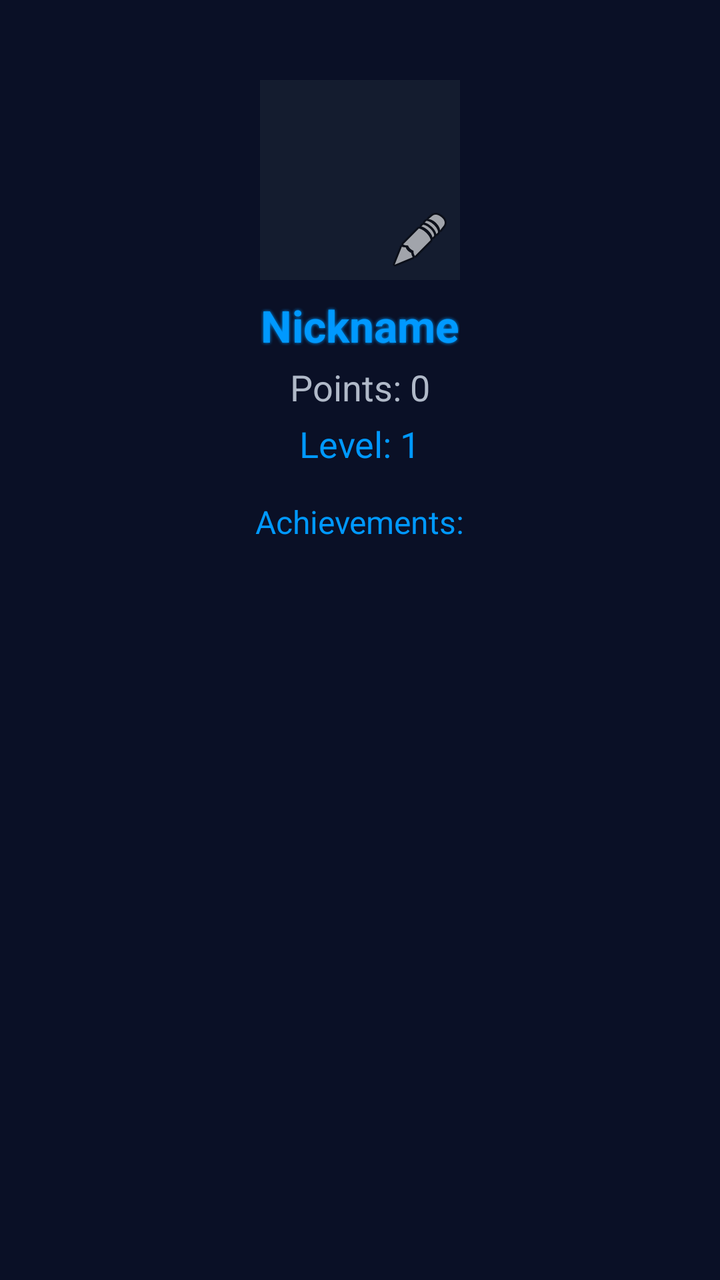
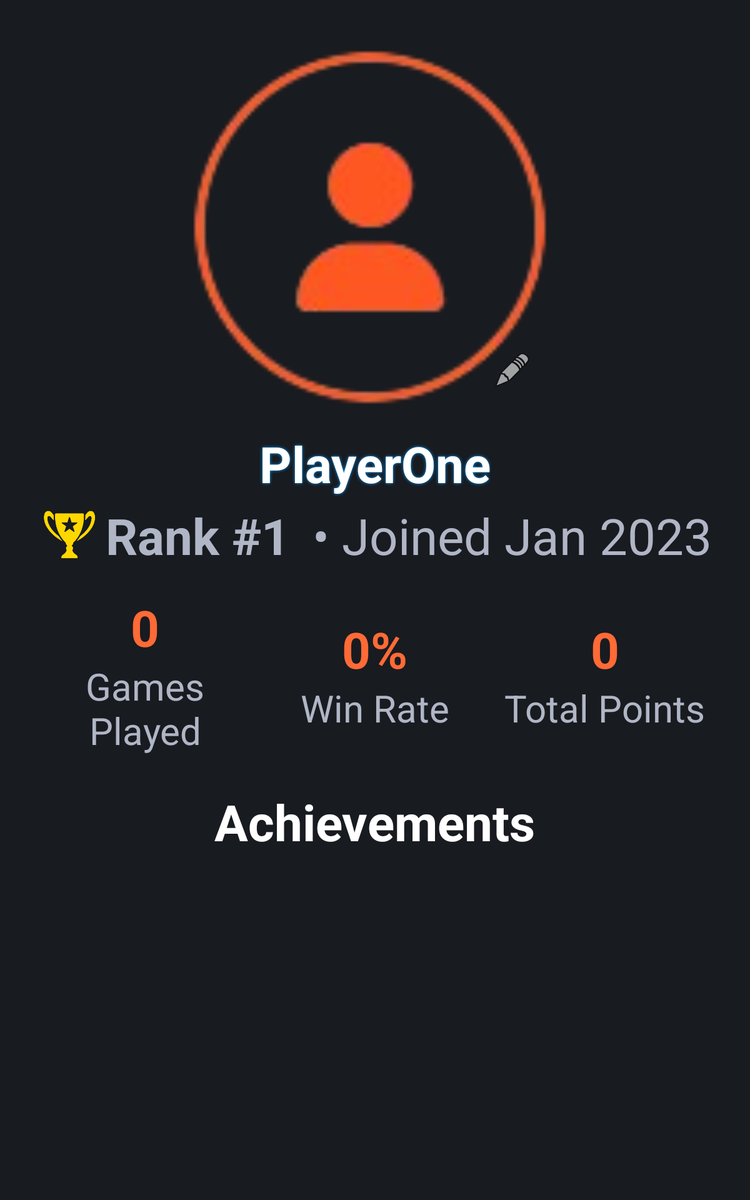

One screen, two layout resources from the same app: the default and the repository's alternative for another configuration. Each is rendered where Android would select it; the XML of both is given below.
<!-- AndroidManifest.xml: application theme Theme.GameArena -->
<!-- res/layout/fragment_profile.xml -->
<?xml version="1.0" encoding="utf-8"?>
<ScrollView xmlns:android="http://schemas.android.com/apk/res/android"
    android:layout_width="match_parent"
    android:layout_height="match_parent"
    android:padding="24dp"
    android:background="@color/ga_bg_dark">

    <LinearLayout
        android:layout_width="match_parent"
        android:layout_height="wrap_content"
        android:orientation="vertical"
        android:gravity="center_horizontal">

        
        <FrameLayout
            android:id="@+id/avatarFrame"
            android:layout_width="100dp"
            android:layout_height="100dp"
            android:layout_marginTop="16dp">
            <ImageView
                android:id="@+id/avatarImage"
                android:layout_width="match_parent"
                android:layout_height="match_parent"
                android:src="@android:drawable/sym_def_app_icon"
                android:background="@color/ga_card_bg"
                android:scaleType="centerCrop"
                android:contentDescription="Avatar" />
            <ImageButton
                android:id="@+id/editAvatarBtn"
                android:layout_width="32dp"
                android:layout_height="32dp"
                android:layout_gravity="bottom|end"
                android:layout_margin="4dp"
                android:background="@android:color/transparent"
                android:src="@android:drawable/ic_menu_edit"
                android:contentDescription="Edit Avatar" />
        </FrameLayout>
        <TextView
            android:id="@+id/nicknameText"
            android:layout_width="wrap_content"
            android:layout_height="wrap_content"
            android:text="Nickname"
            android:textStyle="bold"
            android:textSize="22sp"
            android:textColor="@color/ga_neon_blue"
            android:layout_marginTop="8dp"
            style="@style/GameArenaHeading" />

        <TextView
            android:id="@+id/pointsText"
            android:layout_width="wrap_content"
            android:layout_height="wrap_content"
            android:text="Points: 0"
            android:textSize="18sp"
            android:textColor="@color/ga_text_secondary"
            android:layout_marginTop="4dp" />

        <TextView
            android:id="@+id/levelText"
            android:layout_width="wrap_content"
            android:layout_height="wrap_content"
            android:text="Level: 1"
            android:textSize="18sp"
            android:textColor="@color/ga_neon_blue"
            android:layout_marginTop="4dp" />

        <TextView
            android:id="@+id/achievementsText"
            android:layout_width="wrap_content"
            android:layout_height="wrap_content"
            android:text="Achievements:"
            android:textSize="16sp"
            android:layout_marginTop="16dp"
            android:textColor="@color/ga_neon_blue" />

    </LinearLayout>
</ScrollView>
<!-- resources referenced by this layout -->
<resources>
  <color name="ga_bg_dark">#0a1026</color>
  <color name="ga_card_bg">#141c2f</color>
  <color name="ga_neon_blue">#0099ff</color>
  <color name="ga_text_secondary">#B0B9C8</color>
  <style name="GameArenaHeading" parent="TextAppearance.AppCompat.Large">
          <item name="android:textColor">@color/ga_text_primary</item>
          <item name="android:textStyle">bold</item>
          <item name="android:shadowColor">@color/ga_neon_blue</item>
          <item name="android:shadowDx">0</item>
          <item name="android:shadowDy">0</item>
          <item name="android:shadowRadius">4</item>
      </style>
  <style name="Theme.GameArena" parent="Base.Theme.GameArena" />
  <color name="ga_text_primary">#FFFFFF</color>
  <style name="Base.Theme.GameArena" parent="Theme.Material3.DayNight.NoActionBar">
          
          
      </style>
</resources>
<!-- res/layout-sw600dp/fragment_profile.xml (the repository's variant of the layout above) -->
<!-- drawn on a 7-inch tablet held upright -->
<?xml version="1.0" encoding="utf-8"?>
<ScrollView xmlns:android="http://schemas.android.com/apk/res/android" xmlns:app="http://schemas.android.com/apk/res-auto" android:layout_width="match_parent" android:layout_height="match_parent" android:padding="24dp" android:background="#181B20">
    <LinearLayout
        android:layout_width="match_parent"
        android:layout_height="wrap_content"
        android:orientation="vertical"
        android:gravity="center_horizontal">

        
        <FrameLayout
            android:id="@+id/avatarFrame"
            android:layout_width="300dp"
            android:layout_height="300dp"
            android:layout_marginTop="12dp"
            android:background="#181B20">
            <ImageView
                android:id="@+id/avatarImage"
                android:layout_width="match_parent"
                android:layout_height="match_parent"
                android:src="@drawable/ic_profile_default"
                android:background="#181B20"
                android:scaleType="centerCrop"
                android:contentDescription="Avatar" />
            <ImageButton
                android:id="@+id/editAvatarBtn"
                android:layout_width="80dp"
                android:layout_height="80dp"
                android:layout_gravity="bottom|end"
                android:background="@android:color/transparent"
                android:src="@android:drawable/ic_menu_edit"
                android:contentDescription="Edit Avatar" />
        </FrameLayout>

        <TextView
            android:id="@+id/nicknameText"
            android:layout_width="wrap_content"
            android:layout_height="wrap_content"
            android:text="PlayerOne"
            android:textStyle="bold"
            android:textSize="40sp"
            android:textColor="#FFFFFF"
            android:layout_marginTop="8dp"
            style="@style/GameArenaHeading" />

        
        <LinearLayout
            android:layout_width="wrap_content"
            android:layout_height="wrap_content"
            android:orientation="horizontal"
            android:gravity="center"
            android:layout_marginTop="4dp">
            <ImageView
                android:layout_width="50dp"
                android:layout_height="50dp"
                android:src="@drawable/ic_trophy"
                android:layout_marginEnd="4dp"
                app:tint="#FFD700" />
            <TextView
                android:id="@+id/rankValue"
                android:layout_width="wrap_content"
                android:layout_height="wrap_content"
                android:text="Rank #1"
                android:textColor="#b0b6c5"
                android:textStyle="bold"
                android:textSize="40sp" />
            <TextView
                android:id="@+id/joinDateValue"
                android:layout_width="wrap_content"
                android:layout_height="wrap_content"
                android:text=" • Joined Jan 2023"
                android:textColor="#b0b6c5"
                android:textSize="40sp"
                android:layout_marginStart="8dp" />
        </LinearLayout>

        
        <LinearLayout
            android:layout_width="match_parent"
            android:layout_height="wrap_content"
            android:orientation="horizontal"
            android:gravity="center"
            android:layout_marginTop="20dp"
            android:layout_marginBottom="10dp">

            
            <LinearLayout
                android:layout_width="0dp"
                android:layout_height="wrap_content"
                android:layout_weight="1"
                android:orientation="vertical"
                android:gravity="center">
                <TextView
                    android:id="@+id/gamesPlayedValue"
                    android:layout_width="wrap_content"
                    android:layout_height="wrap_content"
                    android:text="0"
                    android:textStyle="bold"
                    android:textSize="40sp"
                    android:textColor="#FF6A36"
                    android:gravity="center"/>
                <TextView
                    android:layout_width="wrap_content"
                    android:layout_height="wrap_content"
                    android:text="Games Played"
                    android:textColor="#b0b6c5"
                    android:textSize="30sp"
                    android:gravity="center"/>
            </LinearLayout>

            
            <LinearLayout
                android:layout_width="0dp"
                android:layout_height="wrap_content"
                android:layout_weight="1"
                android:orientation="vertical"
                android:gravity="center">
                <TextView
                    android:id="@+id/winRateValue"
                    android:layout_width="wrap_content"
                    android:layout_height="wrap_content"
                    android:text="0%"
                    android:textStyle="bold"
                    android:textSize="40sp"
                    android:textColor="#FF6A36"
                    android:gravity="center"/>
                <TextView
                    android:layout_width="wrap_content"
                    android:layout_height="wrap_content"
                    android:text="Win Rate"
                    android:textColor="#b0b6c5"
                    android:textSize="30sp"
                    android:gravity="center"/>
            </LinearLayout>

            
            <LinearLayout
                android:layout_width="0dp"
                android:layout_height="wrap_content"
                android:layout_weight="1"
                android:orientation="vertical"
                android:gravity="center">
                <TextView
                    android:id="@+id/totalPointsValue"
                    android:layout_width="wrap_content"
                    android:layout_height="wrap_content"
                    android:text="0"
                    android:textStyle="bold"
                    android:textSize="40sp"
                    android:textColor="#FF6A36"
                    android:gravity="center"/>
                <TextView
                    android:layout_width="wrap_content"
                    android:layout_height="wrap_content"
                    android:text="Total Points"
                    android:textColor="#b0b6c5"
                    android:textSize="30sp"
                    android:gravity="center"/>
            </LinearLayout>
        </LinearLayout>

        
        <TextView
            android:layout_width="wrap_content"
            android:layout_height="wrap_content"
            android:text="Achievements"
            android:textStyle="bold"
            android:textSize="40sp"
            android:textColor="#FFFFFF"
            android:layout_marginTop="16dp"
            android:layout_marginBottom="8dp" />
        <androidx.recyclerview.widget.RecyclerView
            android:id="@+id/achievementsRecycler"
            android:layout_width="match_parent"
            android:layout_height="wrap_content"
            android:overScrollMode="never"
            android:layout_marginBottom="16dp"/>

    </LinearLayout>
</ScrollView>
<!-- resources referenced by the variant -->
<!-- as a 7-inch tablet held upright resolves them -->
<resources>
  <!-- drawable ic_profile_default: png bitmap (drawable, 10058 bytes) -->
  <!-- drawable ic_trophy: png bitmap (drawable, 44060 bytes) -->
  <style name="GameArenaHeading" parent="TextAppearance.AppCompat.Large">
          <item name="android:textColor">@color/ga_text_primary</item>
          <item name="android:textStyle">bold</item>
          <item name="android:shadowColor">@color/ga_neon_blue</item>
          <item name="android:shadowDx">0</item>
          <item name="android:shadowDy">0</item>
          <item name="android:shadowRadius">4</item>
      </style>
  <style name="Theme.GameArena" parent="Base.Theme.GameArena" />
  <color name="ga_text_primary">#FFFFFF</color>
  <color name="ga_neon_blue">#0099ff</color>
  <style name="Base.Theme.GameArena" parent="Theme.Material3.DayNight.NoActionBar">
          
          
      </style>
</resources>
